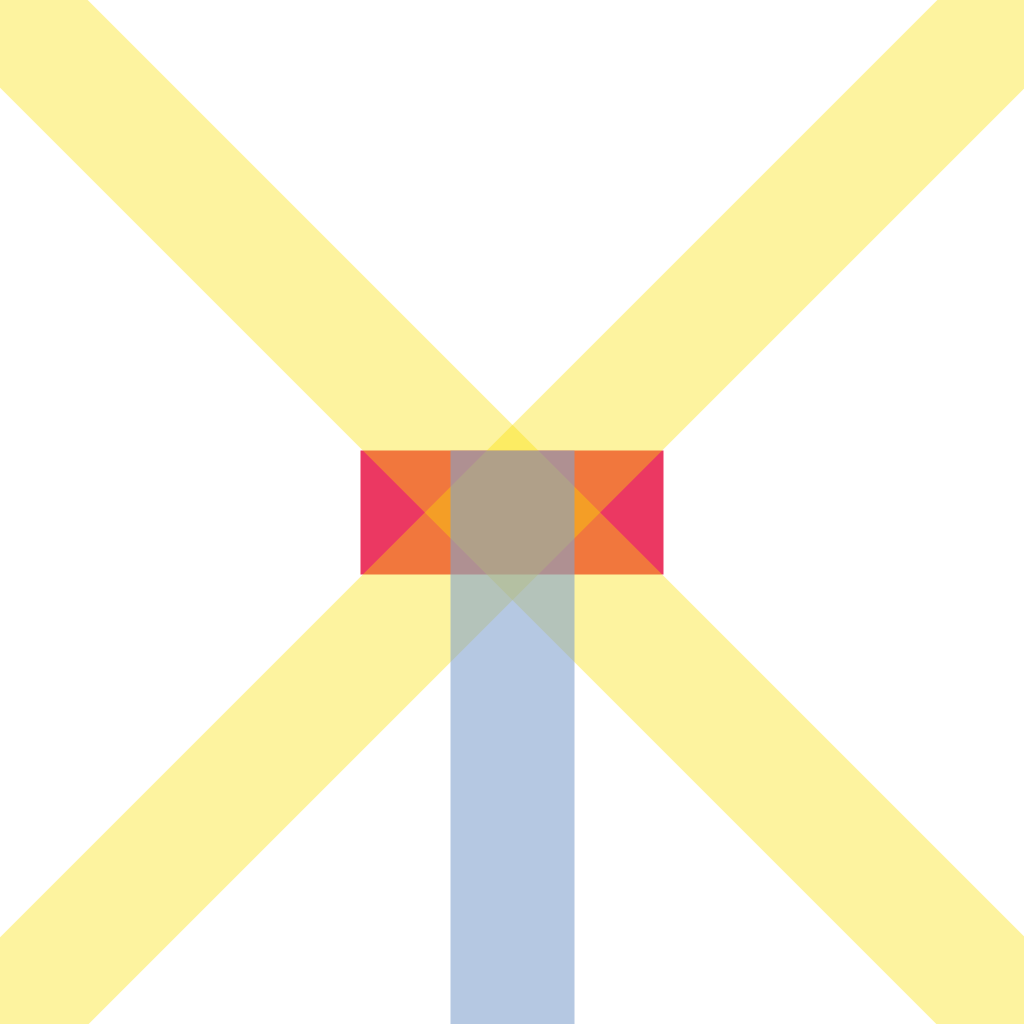
Frame 1 (no input)
Frame 60 (the mouse pressed at the canvas centre just before this capture): identical to frame 1, image omitted
Frame 120 (the mouse held since frame 60 and released just before this capture): identical to frame 1, image omitted

The Processing sketch that drew this single still picture (run headless with seeded random() and noise(); from frame 60 on, the mouse is pressed at the canvas centre):

// Processing sketch: lecture_240821e_lineStyles
// ── lecture_240821e_lineStyles.pde
void setup() {
  size(1024, 1024);
  strokeCap(PROJECT);
}

void draw() {
  strokeWeight(124);
  
  background(255);
  
  // draw a horizontal line in the dead center
  stroke(#eb3862);
  line(422.14, height/2, 601, height/2);
  
  // draw a diagonal line from the TR to the BL
  stroke(#fbe000, 96);
  line(width, 0, 0, height);
  line(0, 0, width, height);
  
  // draw a line from the center to the bottom
  stroke(#82a2cd, 150);
  line(width/2, height/2, width/2, height);
  
  // Only save the image on the first frame.
  if(frameCount == 1){
    save("composition_2024-08-21.png");
  }
}
